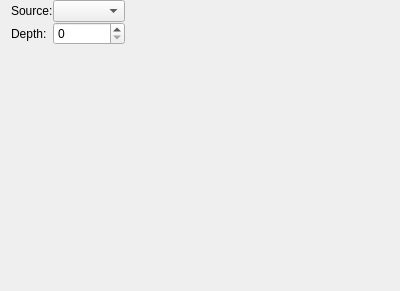
<?xml version="1.0" encoding="UTF-8"?>
<ui version="4.0">
 <class>AmplitudeModulationEditor</class>
 <widget class="QWidget" name="AmplitudeModulationEditor">
  <property name="geometry">
   <rect>
    <x>0</x>
    <y>0</y>
    <width>400</width>
    <height>291</height>
   </rect>
  </property>
  <property name="windowTitle">
   <string>Form</string>
  </property>
  <layout class="QVBoxLayout" name="verticalLayout">
   <property name="spacing">
    <number>0</number>
   </property>
   <property name="topMargin">
    <number>0</number>
   </property>
   <property name="bottomMargin">
    <number>0</number>
   </property>
   <item>
    <layout class="QHBoxLayout" name="horizontalLayout" stretch="0,1">
     <item>
      <layout class="QGridLayout" name="gridLayout">
       <item row="0" column="1">
        <widget class="QComboBox" name="source_combobox"/>
       </item>
       <item row="0" column="0">
        <widget class="QLabel" name="label">
         <property name="text">
          <string>Source:</string>
         </property>
        </widget>
       </item>
       <item row="1" column="0">
        <widget class="QLabel" name="label_2">
         <property name="text">
          <string>Depth:</string>
         </property>
        </widget>
       </item>
       <item row="1" column="1">
        <widget class="QSpinBox" name="depth_spinbox">
         <property name="maximum">
          <number>100</number>
         </property>
        </widget>
       </item>
      </layout>
     </item>
     <item>
      <spacer name="horizontalSpacer">
       <property name="orientation">
        <enum>Qt::Horizontal</enum>
       </property>
       <property name="sizeHint" stdset="0">
        <size>
         <width>40</width>
         <height>20</height>
        </size>
       </property>
      </spacer>
     </item>
    </layout>
   </item>
   <item>
    <spacer name="verticalSpacer">
     <property name="orientation">
      <enum>Qt::Vertical</enum>
     </property>
     <property name="sizeHint" stdset="0">
      <size>
       <width>20</width>
       <height>40</height>
      </size>
     </property>
    </spacer>
   </item>
  </layout>
 </widget>
 <resources/>
 <connections/>
</ui>
